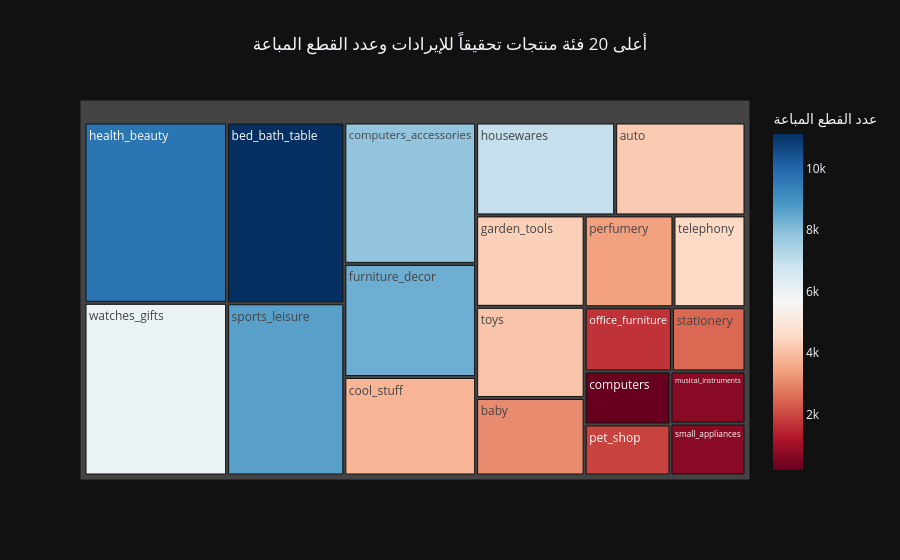

Write notebook code for a chart like this one.
### Markdown cell above
## 📦 7. تحليل فئات المنتجات (Product Category Analysis)

في هذا الجزء، سنقوم بتحليل المنتجات لمعرفة:
1. **أعلى الفئات مبيعاً من حيث عدد القطع المطلوبة.**
2. **أعلى الفئات تحقيقاً للإيرادات (Revenue).**

سنقوم باستخدام الـ **Treemap** من مكتبة Plotly لتمثيل البيانات بشكل هرمي تفاعلي يسهل المقارنة بين الفئات المختلفة.

### Code cell
# 1. تجميع البيانات حسب فئة المنتج بالإنجليزية لحساب الإيرادات وعدد القطع
category_analysis = df_sales.groupby('product_category_name_english').agg(
    total_revenue=('price', 'sum'),
    items_sold=('order_item_id', 'count')
).reset_index()

# سنأخذ أعلى 20 فئة فقط ليكون الرسم واضحاً ومنظماً
top_categories = category_analysis.sort_values(by='total_revenue', ascending=False).head(20)

# 2. رسم الـ Treemap باستخدام Plotly Express
fig_products = px.treemap(
    top_categories, 
    path=['product_category_name_english'], # الفئات التي سيتم تقسيم المربعات بناءً عليها
    values='total_revenue', # حجم المربع يمثل الإيرادات
    color='items_sold', # لون المربع يمثل عدد القطع المباعة (تدرج لوني)
    color_continuous_scale='RdBu',
    title='أعلى 20 فئة منتجات تحقيقاً للإيرادات وعدد القطع المباعة',
    labels={
        'product_category_name_english': 'فئة المنتج',
        'total_revenue': 'إجمالي الإيرادات (BRL)',
        'items_sold': 'عدد القطع المباعة'
    }
)

# تحسين مظهر الرسم
fig_products.update_layout(title_x=0.5, template='plotly_dark')
fig_products.show()

### Figure 1 — Plotly figure (JSON) as saved in the notebook; plotly's stock layout.template omitted (floating-point values rounded to 4 significant figures)
{"data": [{"branchvalues": "total", "customdata": [[9670.0], [5991.0], [11120.0], [8641.0], [7827.0], [8334.0], [3796.0], [6964.0], [4235.0], [4347.0], [4117.0], [3065.0], [3419.0], [4545.0], [1691.0], [2517.0], [203.0], [1947.0], [680.0], [679.0]], "domain": {"x": [0, 1], "y": [0, 1]}, "hovertemplate": "labels=%{label}<br>إجمالي الإيرادات (BRL)=%{value}<br>parent=%{parent}<br>id=%{id}<br>عدد القطع المباعة=%{color}<extra></extra>", "ids": ["health_beauty", "watches_gifts", "bed_bath_table", "sports_leisure", "computers_accessories", "furniture_decor", "cool_stuff", "housewares", "auto", "garden_tools", "toys", "baby", "perfumery", "telephony", "office_furniture", "stationery", "computers", "pet_shop", "musical_instruments", "small_appliances"], "labels": ["health_beauty", "watches_gifts", "bed_bath_table", "sports_leisure", "computers_accessories", "furniture_decor", "cool_stuff", "housewares", "auto", "garden_tools", "toys", "baby", "perfumery", "telephony", "office_furniture", "stationery", "computers", "pet_shop", "musical_instruments", "small_appliances"], "marker": {"coloraxis": "coloraxis", "colors": [9670.0, 5991.0, 11120.0, 8641.0, 7827.0, 8334.0, 3796.0, 6964.0, 4235.0, 4347.0, 4117.0, 3065.0, 3419.0, 4545.0, 1691.0, 2517.0, 203.0, 1947.0, 680.0, 679.0]}, "name": "", "parents": ["", "", "", "", "", "", "", "", "", "", "", "", "", "", "", "", "", "", "", ""], "type": "treemap", "values": [1259000.0, 1205000.0, 1037000.0, 988000.0, 912000.0, 729800.0, 635300.0, 632200.0, 592700.0, 485300.0, 483900.0, 411800.0, 399100.0, 323700.0, 274000.0, 230900.0, 223000.0, 214300.0, 191500.0, 190600.0]}], "layout": {"coloraxis": {"colorbar": {"title": {"text": "عدد القطع المباعة"}}, "colorscale": [[0, "rgb(103,0,31)"], [0.1, "rgb(178,24,43)"], [0.2, "rgb(214,96,77)"], [0.3, "rgb(244,165,130)"], [0.4, "rgb(253,219,199)"], [0.5, "rgb(247,247,247)"], [0.6, "rgb(209,229,240)"], [0.7, "rgb(146,197,222)"], [0.8, "rgb(67,147,195)"], [0.9, "rgb(33,102,172)"], [1, "rgb(5,48,97)"]]}, "legend": {"tracegroupgap": 0}, "title": {"text": "أعلى 20 فئة منتجات تحقيقاً للإيرادات وعدد القطع المباعة", "x": 0.5}}}
